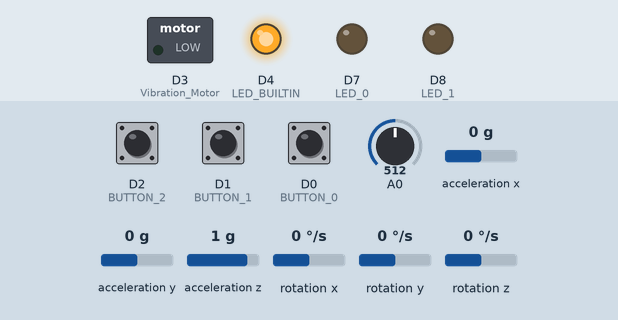
This sketch was run on a simulated ESP8266 (NodeMCU). Parts: switched loads named in the sketch (green lamp = pin HIGH), output pins drawn as LEDs (lit = HIGH, except the on-board LED, lit = LOW). Wiring (inferred from the names in the program): MPU-9250 motion sensor at I2C address 0x68. Dashed ring = blinking. Inputs (shaded band) come from the test bench; at power-on: D2 (BUTTON_2) LOW, D1 (BUTTON_1) LOW, D0 (BUTTON_0) LOW, A0 = 512, acceleration x 0 g, acceleration y 0 g, acceleration z 1 g, rotation x 0 °/s, rotation y 0 °/s, rotation z 0 °/s. WiFi joins after 1.5 s; servers stay silent unless stated; web services answer with replies made up by the test bench; what the sketch prints to the serial monitor is not drawn.

Above: at 4.2 s.
4.3 s: D2 (BUTTON_2) pulled HIGH for 1.05 s
At 6.5 s:
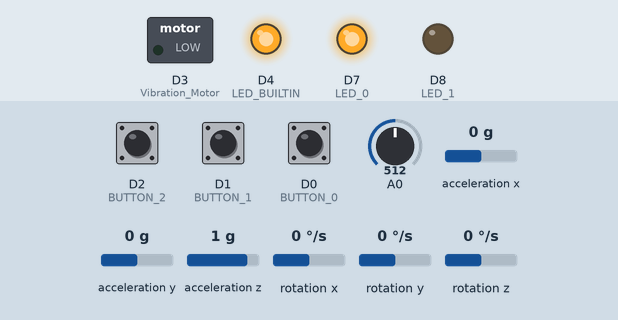
At 14.2 s:
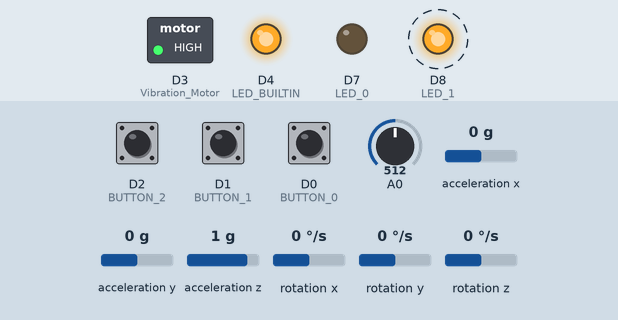
Timing chart, 0 to 16.6 s (numbered marks = the images above; inputs shaded):
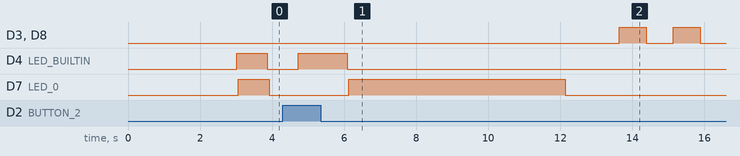

The sketch:

Sketch_Storming.ino
```cpp
#include <ESP8266WiFi.h>      //biblioteca para usar as funções de Wifi do módulo ESP8266
#include <Wire.h>             //biblioteca de comunicação I2C
#include <ArduinoJson.h>      //biblioteca JSON para sistemas embarcados
#include <FirebaseArduino.h>  //Firebase Library.

//Firebases Define.
#define FIREBASE_HOST "my1stproject-c85e8.firebaseio.com"
#define FIREBASE_AUTH "nbtvBKdgM0OeuCaL0gIbfLTrP41ZdxL3oSOIsBwU"

//Our Value.
float time_millis, time_val = 0.0, force_scale;
int count_all = 0, count_high = 0, count_low = 0, posture_score = 0, num_exercise = 0, lock = 0;
String name_exercise;

/*
 *
 *
 * Definições de alguns endereços mais comuns do MPU6050
 * os registros podem ser facilmente encontrados no mapa de registros do MPU6050
 */
const int MPU_ADDR =      0x68;  //definição do endereço do sensor MPU6050 (0x68)
const int WHO_AM_I =      0x75;  //registro de identificação do dispositivo
const int PWR_MGMT_1 =    0x6B;  //registro de configuração do gerenciamento de energia
const int GYRO_CONFIG =   0x1B;  //registro de configuração do giroscópio
const int ACCEL_CONFIG =  0x1C;  //registro de configuração do acelerômetro
const int ACCEL_XOUT =    0x3B;  //registro de leitura do eixo X do acelerômetro

const int BUTTON_0 = D0;

const int sda_pin = D5;  //definição do pino I2C SDA
const int scl_pin = D6;  //definição do pino I2C SCL

bool led_state = false;

//variáveis para armazenar os dados "crus" do acelerômetro
int16_t AcX, AcY, AcZ, Tmp, GyX, GyY, GyZ;

//Definições da rede Wifi
const char* SSID = "YOUR WIFI NAME";
const char* PASSWORD = "YOUR WIFI PASSWORD";

//endereço IP local do Servidor Web instalado na Raspberry Pi 3
//onde será exibida a página web
const char* rpiHost = "192.168.0.17";

//servidor que disponibiliza serviço de geolocalização via IP
const char* IpApiHost = "ip-api.com";

WiFiClient client;

//construindo o objeto JSON que irá armazenar os dados do acelerômetro na função populateJSON()
StaticJsonBuffer<300> jsonBuffer;
JsonObject& object = jsonBuffer.createObject();
JsonObject& data = object.createNestedObject("data");

JsonObject& accel = data.createNestedObject("accel");
JsonObject& temp = data.createNestedObject("temp");
JsonObject& gyro = data.createNestedObject("gyro");

JsonObject& accelX = accel.createNestedObject("accelX");
JsonObject& accelY = accel.createNestedObject("accelY");
JsonObject& accelZ = accel.createNestedObject("accelZ");

JsonObject& gyroX = gyro.createNestedObject("gyroX");
JsonObject& gyroY = gyro.createNestedObject("gyroY");
JsonObject& gyroZ = gyro.createNestedObject("gyroZ");

/*
 * função que configura a I2C com os pinos desejados
 * sda_pin -> D5
 * scl_pin -> D6
 */
void initI2C() {
  //Serial.println("---inside initI2C");
  Wire.begin(sda_pin, scl_pin);
}

/*
 * função que escreve um dado valor em um dado registro
 */
void writeRegMPU(int reg, int val) {
  Wire.beginTransmission(MPU_ADDR);     //inicia comunicação com endereço do MPU6050
  Wire.write(reg);                      //envia o registro com o qual se deseja trabalhar
  Wire.write(val);                      //escreve o valor no registro
  Wire.endTransmission(true);           //termina a transmissão
}

/*
 * função que lê de um dado registro
 */
uint8_t readRegMPU(uint8_t reg) {
  uint8_t data;
  Wire.beginTransmission(MPU_ADDR);     //inicia comunicação com endereço do MPU6050
  Wire.write(reg);                      //envia o registro com o qual se deseja trabalhar
  Wire.endTransmission(false);          //termina transmissão mas continua com I2C aberto (envia STOP e START)
  Wire.requestFrom(MPU_ADDR, 1);        //configura para receber 1 byte do registro escolhido acima
  data = Wire.read();                   //lê o byte e guarda em 'data'
  return data;                          //retorna 'data'
}

/*
 * função que procura pelo sensor no endereço 0x68
 */
void findMPU(int mpu_addr) {
  Wire.beginTransmission(MPU_ADDR);
  int data = Wire.endTransmission(true);

  if(data == 0) {
    Serial.print("Dispositivo encontrado no endereço: 0x");
    Serial.println(MPU_ADDR, HEX);
  } else {
    Serial.println("Dispositivo não encontrado!");
  }
}

/*
 * função que verifica se o sensor responde e se está ativo
 */
void checkMPU(int mpu_addr) {
  findMPU(MPU_ADDR);

  int data = readRegMPU(WHO_AM_I); //Register 117 – Who Am I - 0x75

  if(data == 104) {
    Serial.println("MPU6050 Dispositivo respondeu OK! (104)");

    data = readRegMPU(PWR_MGMT_1); //Register 107 – Power Management 1-0x6B

    if(data == 64) Serial.println("MPU6050 em modo SLEEP! (64)");
    else Serial.println("MPU6050 em modo ACTIVE!");
  }
  else Serial.println("Verifique dispositivo - MPU6050 NÃO disponível!");
}

/*
 * função de inicialização do sensor
 */
void initMPU() {
  setSleepOff();
  setGyroScale();
  setAccelScale();
}

/*
 *  função para configurar o sleep bit
 */
void setSleepOff() {
  writeRegMPU(PWR_MGMT_1, 0); //escreve 0 no registro de gerenciamento de energia(0x68), colocando o sensor em o modo ACTIVE
}

/* função para configurar as escalas do giroscópio
   registro da escala do giroscópio: 0x1B[4:3]
   0 é 250°/s
    FS_SEL  Full Scale Range
      0        ± 250 °/s      0b00000000
      1        ± 500 °/s      0b00001000
      2        ± 1000 °/s     0b00010000
      3        ± 2000 °/s     0b00011000
*/
void setGyroScale() {
  writeRegMPU(GYRO_CONFIG, 0);
}

/* função para configurar as escalas do acelerômetro
   registro da escala do acelerômetro: 0x1C[4:3]
   0 é 250°/s
    AFS_SEL   Full Scale Range
      0           ± 2g            0b00000000
      1           ± 4g            0b00001000
      2           ± 8g            0b00010000
      3           ± 16g           0b00011000
*/
void setAccelScale() {
  writeRegMPU(ACCEL_CONFIG, 0);
}

/* função que lê os dados 'crus'(raw data) do sensor
   são 14 bytes no total sendo eles 2 bytes para cada eixo e 2 bytes para temperatura:
  0x3B 59 ACCEL_XOUT[15:8]
  0x3C 60 ACCEL_XOUT[7:0]
  0x3D 61 ACCEL_YOUT[15:8]
  0x3E 62 ACCEL_YOUT[7:0]
  0x3F 63 ACCEL_ZOUT[15:8]
  0x40 64 ACCEL_ZOUT[7:0]
  0x41 65 TEMP_OUT[15:8]
  0x42 66 TEMP_OUT[7:0]
  0x43 67 GYRO_XOUT[15:8]
  0x44 68 GYRO_XOUT[7:0]
  0x45 69 GYRO_YOUT[15:8]
  0x46 70 GYRO_YOUT[7:0]
  0x47 71 GYRO_ZOUT[15:8]
  0x48 72 GYRO_ZOUT[7:0]
*/
void readRawMPU() {
  Wire.beginTransmission(MPU_ADDR);       //inicia comunicação com endereço do MPU6050
  Wire.write(ACCEL_XOUT);                 //envia o registro com o qual se deseja trabalhar, começando com registro 0x3B (ACCEL_XOUT_H)
  Wire.endTransmission(false);            //termina transmissão mas continua com I2C aberto (envia STOP e START)
  Wire.requestFrom(MPU_ADDR, 14);         //configura para receber 14 bytes começando do registro escolhido acima (0x3B)

  AcX = Wire.read() << 8;                 //lê primeiro o byte mais significativo
  AcX |= Wire.read();                     //depois lê o bit menos significativo
  AcX = AcX / 16384;
  AcY = Wire.read() << 8;
  AcY |= Wire.read();
  AcY = AcY / 16384;
  AcZ = Wire.read() << 8;
  AcZ |= Wire.read();
  AcZ = AcZ / 16384;

  Tmp = Wire.read() << 8;
  Tmp |= Wire.read();

  GyX = Wire.read() << 8;
  GyX |= Wire.read();
  GyX = GyX / 131;
  GyY = Wire.read() << 8;
  GyY |= Wire.read();
  GyY = GyY / 131;
  GyZ = Wire.read() << 8;
  GyZ |= Wire.read();
  GyZ = GyZ / 131;

  Serial.print("AcX = "); Serial.print(AcX);
  Serial.print(" | AcY = "); Serial.print(AcY);
  Serial.print(" | AcZ = "); Serial.print(AcZ);
  Serial.print(" | Tmp = "); Serial.print(Tmp/340.00+36.53);
  Serial.print(" | GyX = "); Serial.print(GyX);
  Serial.print(" | GyY = "); Serial.print(GyY);
  Serial.print(" | GyZ = "); Serial.println(GyZ);

  led_state = !led_state;
  digitalWrite(LED_BUILTIN, led_state);         //pisca LED do NodeMCU a cada leitura do sensor
  delay(50);
}

/*
 * função que conecta o NodeMCU na rede Wifi
 * SSID e PASSWORD devem ser indicados nas variáveis
 */
void reconnectWiFi() {
  if(WiFi.status() == WL_CONNECTED)
    return;

  WiFi.begin(SSID, PASSWORD);

  while(WiFi.status() != WL_CONNECTED) {
    delay(100);
    Serial.print(".");
  }

  Serial.println();
  Serial.print("Conectado com sucesso na rede: ");
  Serial.println(SSID);
  Serial.print("IP obtido: ");
  Serial.println(WiFi.localIP());
}

void initWiFi() {
  delay(10);
  Serial.print("Conectando-se na rede: ");
  Serial.println(SSID);
  Serial.println("Aguarde");

  reconnectWiFi();
}

/*
 * função que armazena cada dado do sensor em um objeto JSON
 * utiliza a biblioteca ArduinoJson
 */
void populateJSON() {
  object["nodeID"] = "mcu1";

  accel["accelX"] = AcX;
  accel["accelY"] = AcY;
  accel["accelZ"] = AcZ;

  data["temp"] = Tmp/340.00+36.53;

  gyro["gyroX"] = GyX;
  gyro["gyroY"] = GyY;
  gyro["gyroZ"] = GyZ;
}

/*
 * função que envia os dados do sensor para o servidor em formato JSON
 * faz um POST request ao servidor
 */
//void makePOST()가 삭제됨.

/*
 * Função que realiza GET request no site ip-api.com
 * Esse site disponibiliza uma API de geolocalização via IP
 * A função retorna um JSON com dados de geolocalização
 * Os dados de geolocalização são exibidos na página web em um Google Maps
 */
String makeGETlocation() {
  if ( !client.connect(IpApiHost, 80) ) {
    Serial.println("connection ao ip-api.com falhou");
    return "connection failed";
  }

  //Realiza HTTP GET request
  client.println("GET /json/?fields=8405 HTTP/1.1");
  client.print("Host: ");
  client.println(IpApiHost);
  client.println("Connection: close");
  client.println();

  //recebe o Header de resposta
  while (client.connected()) {
    String data = client.readStringUntil('\n');
    if (data == "\r") {
      break;
    }
  }
  //recebe os dados de geolocalização em formato JSON e guarda na variável data
  String data = client.readStringUntil('\n');
  Serial.println("Data from map\n");
  Serial.println(data);
  return data;
}

/*
 * Função que envia ao servidor a localização do NodeMCU
 * função realiza um POST request ao servidor no link /location
 * o servidor por sua vez exibe a localização do NodeMCU no Google Maps
 */
void makePOSTlocation() {
  String location = makeGETlocation();  //guarda o JSON de geolocalização na variável location
  if(!client.connect(rpiHost, 3000)) {  //aqui conectamos ao servidor
    Serial.print("Could not connect to host: \n");
    Serial.print(rpiHost);
  } else {
    // realiza HTTP POST request
    client.println("POST /location HTTP/1.1");
    client.println("Host: 192.168.0.24");
    client.println("Content-Type: application/json");
    client.print("Content-Length: ");
    client.println(location.length());
    client.println();
    client.println(location);    //enviamos o JSON ao servidor
  }
}

void setup() {
  Serial.begin(115200);
  Serial.print("connecting");

  Firebase.begin(FIREBASE_HOST, FIREBASE_AUTH);

  pinMode(D0, INPUT); //BUTTON 0, SideLateralRaise.
  pinMode(D1, INPUT); //BUTTON 1, PushUp.
  pinMode(D2, INPUT); //BUTTON 2, DeadLift.
  pinMode(D3, OUTPUT); //Vibration Motor.
  pinMode(D7, OUTPUT); //LED 0, Reset.
  pinMode(D8, OUTPUT); //LED 1, With Vibration Motor.
  pinMode(LED_BUILTIN, OUTPUT);

  Serial.println("\nStart Setting Up Wifi\n");
  initWiFi();

  Serial.println("\nInitiating MPU6500\n");
  initI2C();
  initMPU();
  checkMPU(MPU_ADDR);

  Serial.println("Location Json Print\n");
  makePOSTlocation();

  Serial.println("\nLoop Start\n");
}

void loop() {
  readRawMPU();    //lê os dados do sensor
  populateJSON();  //transforma os dados em formato JSON

  //Select Exercise.
  /* Debugging.
   * Serial.println(digitalRead(D0));
   * Serial.println(digitalRead(D1));
   * Serial.println(digitalRead(D2));
   */
  if (digitalRead(D0) == HIGH) { //Button을 누를 때마다 exercise 변수의 값이 바뀌면서 운동 종목을 선택한다.
    num_exercise = 1;
    name_exercise = "SideLateralRaise";
    reset_fun();
  }
  if (digitalRead(D1) == HIGH) { //Button을 누를 때마다 exercise 변수의 값이 바뀌면서 운동 종목을 선택한다.
    num_exercise = 2;
    name_exercise = "PushUp";
    reset_fun();
  }
  if (digitalRead(D2) == HIGH) { //Button을 누를 때마다 exercise 변수의 값이 바뀌면서 운동 종목을 선택한다.
    num_exercise = 3;
    name_exercise = "DeadLift";
    reset_fun();
  }
  Serial.println("Number of Exercise: " + String(num_exercise));
  Serial.println("Count HIGH: " + String(count_high) + "\tCount LOW: " + String(count_low));

  //MyoWare Muscle Sensor.
  force_scale = analogRead(A0);
  Serial.println("Force Scale: " + String(force_scale));

  //Time.
  if (time_val == 0.0) {
    digitalWrite(D7, 1);
  } else {
    digitalWrite(D7, 0);
  }
  Serial.println("at " + String(time_val) + "s");
  Serial.println("at " + String(time_millis) + "ms");
  Serial.println(""); // Add an empty line
  time_millis = millis();
  time_val += 1.0; //millis()로 확인하면 실제로 1초씩 흐른다.
  if (num_exercise > 0 && lock == 0) {
    lock = 1;
    digitalWrite(D7, 0);
    delay(500);
  } else if (lock == 1) {
    lock = 2;
    digitalWrite(D7, 1);
    delay(6000);
    digitalWrite(D7, 0);
  }
  delay(500); //millis()로 확인하면 실제로 1초씩 흐른다.

  //사이드 레터럴 레이즈.
  side_lateral_raise();

  //팔굽혀펴기.
  push_up();

  //데드리프트.
  if (lock == 2) {
    dead_lift();
  }

  //Firebase.
  get_exercise_score();
  get_exercise_num();
}

void side_lateral_raise() {
  if (time_val < 26.0 && num_exercise == 1 && force_scale >= 120) {
    if ((GyX >= 80.0) && (GyX <= 120.0) || ((GyX >= -120.0) && (GyX <= -80.0)))  //gX 조건.
      if ((GyZ >= -25.0) && (GyZ <= 0.0) || (GyZ >= 0.0) && (GyZ <= 25.0)) //gZ조건.
        if ((GyY >= -25.0) && (GyY <= 0.0) || (GyY >= 0.0) && (GyY <= 25.0)) { //gY조건.
          Serial.println("사이드 레터럴 레이즈 완벽 성공!");
          count_high += 1;
          count_all += 1;
          vibration_led_high();
        } else {
          Serial.println("사이드 레터럴 레이즈 성공!");
          count_low += 1;
          count_all += 1;
          vibration_led_low();
        }

    posture_score = count_high*10 + count_low*5;

    if (count_all == 10) {
      Serial.println("| 사이드 레터럴 레이즈 | 운동횟수 10/10번 | 점수" + String(posture_score) + "점 |");
      delay(1000);
      num_exercise = 0;
      name_exercise = "";
      reset_fun();
    }
  } else if ((count_all != 10) && (time_val >= 26.0) && (num_exercise == 1)) {
      Serial.println("| 사이드 레터럴 레이즈 | 운동횟수 " + String(count_all) + "/10번 | 점수 " + String(posture_score) + "점 |");
      delay(1000);
      num_exercise = 0;
      name_exercise = "";
      reset_fun();
    }
}

void push_up() {
  if (time_val < 26.0 && num_exercise == 2 && force_scale >= 120) {
    if ((GyX >= 75.0) && (GyX <= 125.0) || ((GyX >= -125.0) && (GyX <= -75.0)))  //GyX 조건.
      if ((GyY >= -25.0) && (GyY <= 0.0) || (GyY >= 0.0) && (GyY <= 25.0)) //gY조건.
        if ((GyZ >= -25.0) && (GyZ <= 0.0) || (GyZ >= 0.0) && (GyZ <= 25.0)) { //gZ조건.
          Serial.println("팔굽혀펴기 완벽 성공!");
          count_high += 1;
          count_all += 1;
          vibration_led_high();
        } else {
          Serial.println("팔굽혀펴기 성공!");
          count_low += 1;
          count_all += 1;
          vibration_led_low();
        }

    posture_score = count_high*10 + count_low*5;

    if (count_all == 10) {
      Serial.println("| 팔굽혀펴기 | 운동횟수 10/10번 | 점수" + String(posture_score) + "점 |");
      delay(1000);
      num_exercise = 0;
      name_exercise = "";
      reset_fun();
    }
  } else if ((count_all != 10) && (time_val >= 26.0) && (num_exercise == 2)) {
      Serial.println("| 팔굽혀펴기 | 운동횟수 " + String(count_all) + "/10번 | 점수 " + String(posture_score) + "점 |");
      delay(1000);
      num_exercise = 0;
      name_exercise = "";
      reset_fun();
    }
}

void dead_lift() {
  if (time_val < 60.0 && num_exercise == 3 && force_scale >= 120) {
    delay(1000);

    if ((GyX >= -20.0) && (GyX <= 0.0) || ((GyX >= 0.0) && (GyX <= 20.0)))  //gX 조건.
      if ((GyZ >= -20.0) && (GyZ <= 0.0) || (GyZ >= 0.0) && (GyZ <= 20.0)) //gZ조건.
        if ((GyY >= -10.0) && (GyY <= 0.0) || (GyY >= 0.0) && (GyY <= 10.0)) { //gY조건.
          Serial.println("데드리프트 완벽 성공!");
          count_high += 1;
          count_all += 1;
          vibration_led_high();
        } else {
          Serial.println("데드리프트 성공!");
          count_low += 1;
          count_all += 1;
          vibration_led_low();
        }

    posture_score = count_high*20 + count_low*10;

    if (count_all == 5) {
      Serial.println("| 데드리프트 | 운동횟수 5/5번 | 점수" + String(posture_score) + "점 |");
      delay(1000);
      num_exercise = 0;
      name_exercise = "";
      reset_fun();
    }
  } else if ((count_all != 5) && (time_val >= 60.0) && (num_exercise == 3)) {
      Serial.println("| 데드리프트 | 운동횟수 " + String(count_all) + "/5번 | 점수 " + String(posture_score) + "점 |");
      delay(1000);
      num_exercise = 0;
      name_exercise = "";
      reset_fun();
    }
}

void get_exercise_score() {
  Firebase.setFloat("try/score", posture_score);
}

void get_exercise_num() {
  Firebase.setString("try/exercise", name_exercise);
}

void vibration_led_high() {
  if (num_exercise == 1) {
    digitalWrite(D8, 1);
    digitalWrite(D3, 1);
    delay(375);
    digitalWrite(D8, 0);
    digitalWrite(D3, 0);
    delay(375);
    digitalWrite(D8, 1);
    digitalWrite(D3, 1);
    delay(375);
    digitalWrite(D8, 0);
    digitalWrite(D3, 0);
    delay(375);
  } else if (num_exercise == 2) {
    digitalWrite(D8, 1);
    digitalWrite(D3, 1);
    delay(150);
    digitalWrite(D8, 0);
    digitalWrite(D3, 0);
    delay(100);
    digitalWrite(D8, 1);
    digitalWrite(D3, 1);
    delay(150);
    digitalWrite(D8, 0);
    digitalWrite(D3, 0);
    delay(100);
  } else if (num_exercise == 3) {
    digitalWrite(D8, 1);
    digitalWrite(D3, 1);
    delay(750);
    digitalWrite(D8, 0);
    digitalWrite(D3, 0);
    delay(750);
    digitalWrite(D8, 1);
    digitalWrite(D3, 1);
    delay(750);
    digitalWrite(D8, 0);
    digitalWrite(D3, 0);
    delay(750);
  }
}

void vibration_led_low() {
  if (num_exercise == 1) {
    digitalWrite(D8, 1);
    digitalWrite(D3, 1);
    delay(750);
    digitalWrite(D8, 0);
    digitalWrite(D3, 0);
    delay(750);
  } else if (num_exercise == 2) {
    digitalWrite(D8, 1);
    digitalWrite(D3, 1);
    delay(500);
    digitalWrite(D8, 0);
    digitalWrite(D3, 0);
  } else if (num_exercise == 3) {
    delay(1000);
    digitalWrite(D8, 1);
    digitalWrite(D3, 1);
    delay(1000);
    digitalWrite(D8, 0);
    digitalWrite(D3, 0);
    delay(1000);
  }
}

void reset_fun() {
  time_val = 0.0;
  count_all = 0;
  count_high = 0;
  count_low = 0;
  lock = 0;
}
```

Measured:
- after the input at 4.3 s, D3 (Vibration_Motor), D8 (LED_1): alternates HIGH for 0.75 s and LOW for 0.75 s, starting after 9.3 s; D7 (LED_0): LOW → HIGH after 1.8 s, → LOW 6.0 s later
